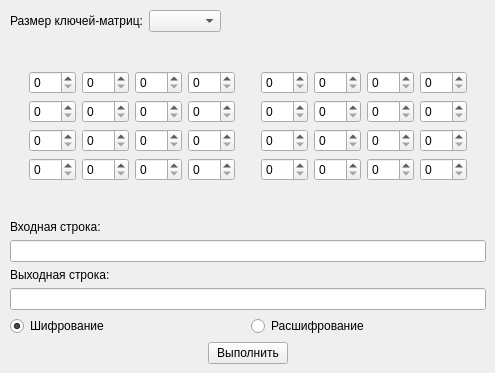
    <widget class="QWidget" name="tab_4">
     <attribute name="title">
      <string>Шифр Хилла Рекурентный</string>
     </attribute>
     <widget class="QWidget" name="verticalLayoutWidget_2">
      <property name="geometry">
       <rect>
        <x>10</x>
        <y>10</y>
        <width>476</width>
        <height>354</height>
       </rect>
      </property>
      <layout class="QVBoxLayout" name="verticalLayout_8">
       <item>
        <layout class="QHBoxLayout" name="horizontalLayout_17">
         <item>
          <widget class="QLabel" name="label_16">
           <property name="text">
            <string>Размер ключей-матриц:</string>
           </property>
          </widget>
         </item>
         <item>
          <widget class="QComboBox" name="comboBox_2"/>
         </item>
         <item>
          <spacer name="horizontalSpacer_11">
           <property name="orientation">
            <enum>Qt::Horizontal</enum>
           </property>
           <property name="sizeHint" stdset="0">
            <size>
             <width>40</width>
             <height>20</height>
            </size>
           </property>
          </spacer>
         </item>
        </layout>
       </item>
       <item>
        <spacer name="verticalSpacer_7">
         <property name="orientation">
          <enum>Qt::Vertical</enum>
         </property>
         <property name="sizeHint" stdset="0">
          <size>
           <width>20</width>
           <height>40</height>
          </size>
         </property>
        </spacer>
       </item>
       <item>
        <layout class="QHBoxLayout" name="horizontalLayout_18">
         <item>
          <spacer name="horizontalSpacer_12">
           <property name="orientation">
            <enum>Qt::Horizontal</enum>
           </property>
           <property name="sizeHint" stdset="0">
            <size>
             <width>40</width>
             <height>20</height>
            </size>
           </property>
          </spacer>
         </item>
         <item>
          <layout class="QGridLayout" name="gridLayout_2">
           <item row="0" column="1">
            <widget class="QSpinBox" name="spinBox_a_1_2">
             <property name="maximum">
              <number>160</number>
             </property>
            </widget>
           </item>
           <item row="1" column="1">
            <widget class="QSpinBox" name="spinBox_a_2_2">
             <property name="maximum">
              <number>160</number>
             </property>
            </widget>
           </item>
           <item row="3" column="1">
            <widget class="QSpinBox" name="spinBox_a_4_2">
             <property name="maximum">
              <number>160</number>
             </property>
            </widget>
           </item>
           <item row="2" column="1">
            <widget class="QSpinBox" name="spinBox_a_3_2">
             <property name="maximum">
              <number>160</number>
             </property>
            </widget>
           </item>
           <item row="0" column="0">
            <widget class="QSpinBox" name="spinBox_a_1_1">
             <property name="maximum">
              <number>160</number>
             </property>
            </widget>
           </item>
           <item row="2" column="0">
            <widget class="QSpinBox" name="spinBox_a_3_1">
             <property name="maximum">
              <number>160</number>
             </property>
            </widget>
           </item>
           <item row="3" column="0">
            <widget class="QSpinBox" name="spinBox_a_4_1">
             <property name="maximum">
              <number>160</number>
             </property>
            </widget>
           </item>
           <item row="1" column="0">
            <widget class="QSpinBox" name="spinBox_a_2_1">
             <property name="maximum">
              <number>160</number>
             </property>
            </widget>
           </item>
           <item row="0" column="3">
            <widget class="QSpinBox" name="spinBox_a_1_4">
             <property name="maximum">
              <number>160</number>
             </property>
            </widget>
           </item>
           <item row="1" column="2">
            <widget class="QSpinBox" name="spinBox_a_2_3">
             <property name="maximum">
              <number>160</number>
             </property>
            </widget>
           </item>
           <item row="1" column="3">
            <widget class="QSpinBox" name="spinBox_a_2_4">
             <property name="maximum">
              <number>160</number>
             </property>
            </widget>
           </item>
           <item row="3" column="3">
            <widget class="QSpinBox" name="spinBox_a_4_4">
             <property name="maximum">
              <number>160</number>
             </property>
            </widget>
           </item>
           <item row="2" column="3">
            <widget class="QSpinBox" name="spinBox_a_3_4">
             <property name="maximum">
              <number>160</number>
             </property>
            </widget>
           </item>
           <item row="0" column="2">
            <widget class="QSpinBox" name="spinBox_a_1_3">
             <property name="maximum">
              <number>160</number>
             </property>
            </widget>
           </item>
           <item row="3" column="2">
            <widget class="QSpinBox" name="spinBox_a_4_3">
             <property name="maximum">
              <number>160</number>
             </property>
            </widget>
           </item>
           <item row="2" column="2">
            <widget class="QSpinBox" name="spinBox_a_3_3">
             <property name="maximum">
              <number>160</number>
             </property>
            </widget>
           </item>
          </layout>
         </item>
         <item>
          <spacer name="horizontalSpacer_16">
           <property name="orientation">
            <enum>Qt::Horizontal</enum>
           </property>
           <property name="sizeHint" stdset="0">
            <size>
             <width>40</width>
             <height>20</height>
            </size>
           </property>
          </spacer>
         </item>
         <item>
          <layout class="QGridLayout" name="gridLayout_3">
           <item row="0" column="1">
            <widget class="QSpinBox" name="spinBox_b_1_2">
             <property name="maximum">
              <number>160</number>
             </property>
            </widget>
           </item>
           <item row="1" column="1">
            <widget class="QSpinBox" name="spinBox_b_2_2">
             <property name="maximum">
              <number>160</number>
             </property>
            </widget>
           </item>
           <item row="1" column="0">
            <widget class="QSpinBox" name="spinBox_b_2_1">
             <property name="maximum">
              <number>160</number>
             </property>
            </widget>
           </item>
           <item row="2" column="1">
            <widget class="QSpinBox" name="spinBox_b_3_2">
             <property name="maximum">
              <number>160</number>
             </property>
            </widget>
           </item>
           <item row="3" column="1">
            <widget class="QSpinBox" name="spinBox_b_4_2">
             <property name="maximum">
              <number>160</number>
             </property>
            </widget>
           </item>
           <item row="3" column="0">
            <widget class="QSpinBox" name="spinBox_b_4_1">
             <property name="maximum">
              <number>160</number>
             </property>
            </widget>
           </item>
           <item row="0" column="0">
            <widget class="QSpinBox" name="spinBox_b_1_1">
             <property name="maximum">
              <number>160</number>
             </property>
            </widget>
           </item>
           <item row="0" column="3">
            <widget class="QSpinBox" name="spinBox_b_1_4">
             <property name="maximum">
              <number>160</number>
             </property>
            </widget>
           </item>
           <item row="2" column="0">
            <widget class="QSpinBox" name="spinBox_b_3_1">
             <property name="maximum">
              <number>160</number>
             </property>
            </widget>
           </item>
           <item row="1" column="3">
            <widget class="QSpinBox" name="spinBox_b_2_4">
             <property name="maximum">
              <number>160</number>
             </property>
            </widget>
           </item>
           <item row="0" column="2">
            <widget class="QSpinBox" name="spinBox_b_1_3">
             <property name="maximum">
              <number>160</number>
             </property>
            </widget>
           </item>
           <item row="3" column="3">
            <widget class="QSpinBox" name="spinBox_b_4_4">
             <property name="maximum">
              <number>160</number>
             </property>
            </widget>
           </item>
           <item row="2" column="3">
            <widget class="QSpinBox" name="spinBox_b_3_4">
             <property name="maximum">
              <number>160</number>
             </property>
            </widget>
           </item>
           <item row="1" column="2">
            <widget class="QSpinBox" name="spinBox_b_2_3">
             <property name="maximum">
              <number>160</number>
             </property>
            </widget>
           </item>
           <item row="3" column="2">
            <widget class="QSpinBox" name="spinBox_b_4_3">
             <property name="maximum">
              <number>160</number>
             </property>
            </widget>
           </item>
           <item row="2" column="2">
            <widget class="QSpinBox" name="spinBox_b_3_3">
             <property name="maximum">
              <number>160</number>
             </property>
            </widget>
           </item>
          </layout>
         </item>
         <item>
          <spacer name="horizontalSpacer_13">
           <property name="orientation">
            <enum>Qt::Horizontal</enum>
           </property>
           <property name="sizeHint" stdset="0">
            <size>
             <width>40</width>
             <height>20</height>
            </size>
           </property>
          </spacer>
         </item>
        </layout>
       </item>
       <item>
        <spacer name="verticalSpacer_8">
         <property name="orientation">
          <enum>Qt::Vertical</enum>
         </property>
         <property name="sizeHint" stdset="0">
          <size>
           <width>20</width>
           <height>40</height>
          </size>
         </property>
        </spacer>
       </item>
       <item>
        <widget class="QLabel" name="label_17">
         <property name="text">
          <string>Входная строка:</string>
         </property>
        </widget>
       </item>
       <item>
        <widget class="QLineEdit" name="lineEdit_6"/>
       </item>
       <item>
        <widget class="QLabel" name="label_18">
         <property name="text">
          <string>Выходная строка:</string>
         </property>
        </widget>
       </item>
       <item>
        <widget class="QLineEdit" name="lineEdit_7"/>
       </item>
       <item>
        <layout class="QHBoxLayout" name="horizontalLayout_19">
         <item>
          <widget class="QRadioButton" name="radioButton_7">
           <property name="text">
            <string>Шифрование</string>
           </property>
           <property name="checked">
            <bool>true</bool>
           </property>
          </widget>
         </item>
         <item>
          <widget class="QRadioButton" name="radioButton_8">
           <property name="text">
            <string>Расшифрование</string>
           </property>
          </widget>
         </item>
        </layout>
       </item>
       <item>
        <layout class="QHBoxLayout" name="horizontalLayout_20">
         <item>
          <spacer name="horizontalSpacer_14">
           <property name="orientation">
            <enum>Qt::Horizontal</enum>
           </property>
           <property name="sizeHint" stdset="0">
            <size>
             <width>40</width>
             <height>20</height>
            </size>
           </property>
          </spacer>
         </item>
         <item>
          <widget class="QPushButton" name="pushButton_4">
           <property name="text">
            <string>Выполнить</string>
           </property>
          </widget>
         </item>
         <item>
          <spacer name="horizontalSpacer_15">
           <property name="orientation">
            <enum>Qt::Horizontal</enum>
           </property>
           <property name="sizeHint" stdset="0">
            <size>
             <width>40</width>
             <height>20</height>
            </size>
           </property>
          </spacer>
         </item>
        </layout>
       </item>
      </layout>
     </widget>
    </widget>
